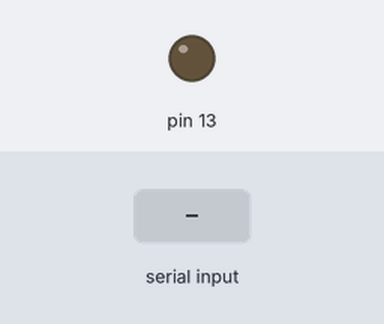
A sketch run on a simulated Arduino Uno, built with avr-gcc and run on an emulated ATmega328P. Parts: output pins drawn as LEDs (lit = HIGH). Inputs (shaded band) come from the test bench.

Above: at 1.2 s.
1.3 s: "1" received over Serial
At 1.8 s:
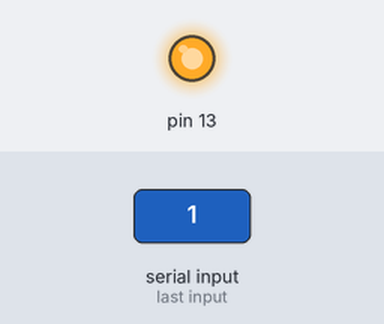
2.8 s: "0" received over Serial
At 4.2 s:
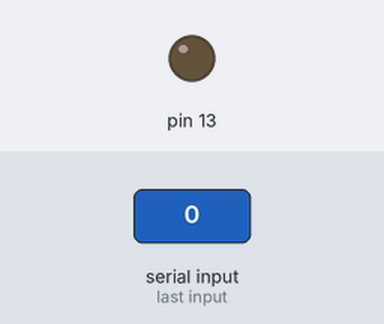
Timing chart, 0 to 5.8 s (numbered marks = the images above; inputs shaded):
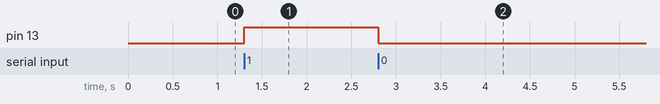

The sketch:

serial.ino
```cpp
void setup() {
  // put your setup code here, to run once:
  pinMode(13,OUTPUT);
  Serial.begin(9600);
}

void loop() {
  // put your main code here, to run repeatedly:
  if (Serial.available()){
    char value = Serial.read();
    if(value == '1'){
      digitalWrite(13,HIGH);
    }
    if(value=='0'){
      digitalWrite(13, LOW);
    }
  }
}
```

Measured:
- after the input at 1.3 s, pin 13: LOW → HIGH at once
- after the input at 2.8 s, pin 13: HIGH → LOW at once
